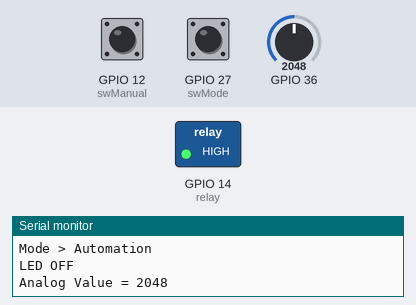
Simulated run of this sketch. Board: ESP32. Shown: switched loads named in the sketch (green lamp = pin HIGH), the last lines printed to the serial monitor. Dashed ring = blinking. The test bench sets the inputs (shaded band); at power-on: GPIO 36 = 2048, GPIO 27 (swMode) LOW, GPIO 12 (swManual) LOW.

Above: at 1.2 s.
1.3 s: GPIO 36 set to 1980
At 2.7 s:
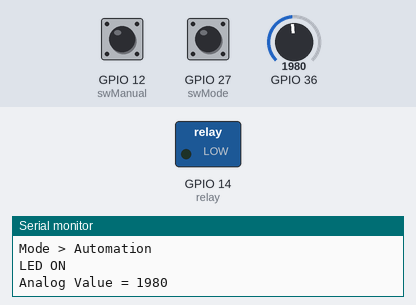
3.0 s: GPIO 27 (swMode) pulled HIGH for 3.2 s
At 3.6 s:
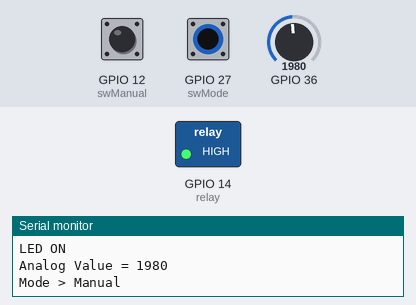
7.7 s: GPIO 12 (swManual) pulled HIGH for 1 s
At 9.5 s:
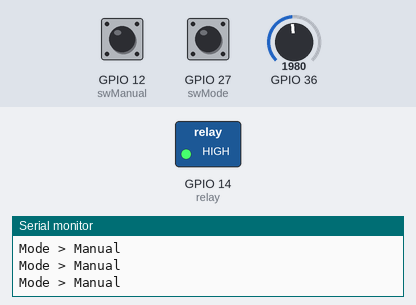
10.2 s: GPIO 12 (swManual) pulled HIGH for 0.3 s
At 11.5 s:
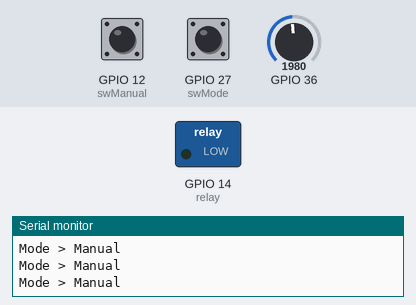
12.0 s: GPIO 12 (swManual) pulled HIGH for 3.2 s
At 15.9 s:
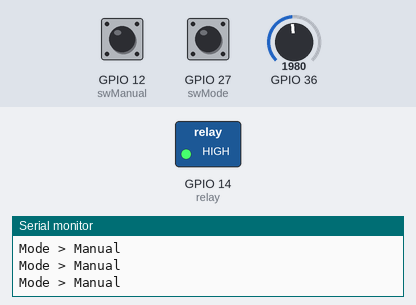
Timing chart, 0 to 17.4 s (numbered marks = the images above; inputs shaded):
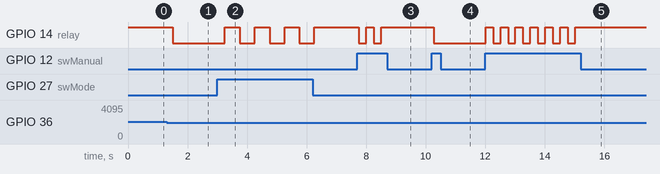

Measured:
- the behaviour switches between 2048 and 2047 on GPIO 36 (found by bisection; images 0 and 1)
- after the input at 1.3 s, GPIO 14 (relay): HIGH → LOW after 0.20 s
- after the input at 3.0 s, GPIO 14 (relay): alternates HIGH for 0.50 s and LOW for 0.50 s, 7 changes in all, then stays HIGH, starting after 0.26 s
- after the input at 7.7 s, GPIO 14 (relay): alternates HIGH for 0.25 s and LOW for 0.25 s, 4 changes in all, then stays HIGH, starting after 0.06 s
- after the input at 10.2 s, GPIO 14 (relay): HIGH → LOW after 0.06 s
- after the input at 12.0 s, GPIO 14 (relay): alternates HIGH for 0.25 s and LOW for 0.25 s, 13 changes in all, then stays HIGH, starting at once

The sketch:

watering_system-2.ino
```cpp
#define swManual 12 //สวิตช์กด Manual
#define swMode 27 //สวิตช์กดเปลี่ยน Mode
#define relay 14 //relay
int modeClick = 0;
int swstate = 1;

void setup() {
  pinMode(swManual,INPUT);
  pinMode(swMode,INPUT);
  pinMode(relay,OUTPUT);
  digitalWrite(relay,HIGH);
  Serial.begin(115200);
}

void loop() {
  int data = digitalRead(swManual);
  int mode = digitalRead(swMode);
  unsigned int val = analogRead(36); //รับค่าความชื้น
//เลือก Mode
  if (mode == 1) {
    delay(250);
    modeClick = modeClick + 1;
    if (modeClick == 2) {
      modeClick = 0;
    }
  }
  switch(modeClick){
    case 0:
      //Automation
      Serial.println("Mode > Automation");
      if (val>=2048){             //ค่าความชื้นมาก
        digitalWrite(relay,HIGH);//relay ไม่ทำงาน
        Serial.println("LED OFF");
      }else{
        digitalWrite(relay,LOW);//relay ทำงาน
        Serial.println("LED ON");
      }
      Serial.print("Analog Value = ");
      Serial.println(val);
      break;
    case 1:
    //Manual
      Serial.println("Mode > Manual");
      if( data== 1) {
        swstate = !swstate;
        if(swstate == 0){
          Serial.println("RELAY ON");
        }else{
          Serial.println("RELAY OFF");
        }
      }
      digitalWrite(relay,swstate);
      break;
  }
  Serial.println();
  delay(250);
}
```
